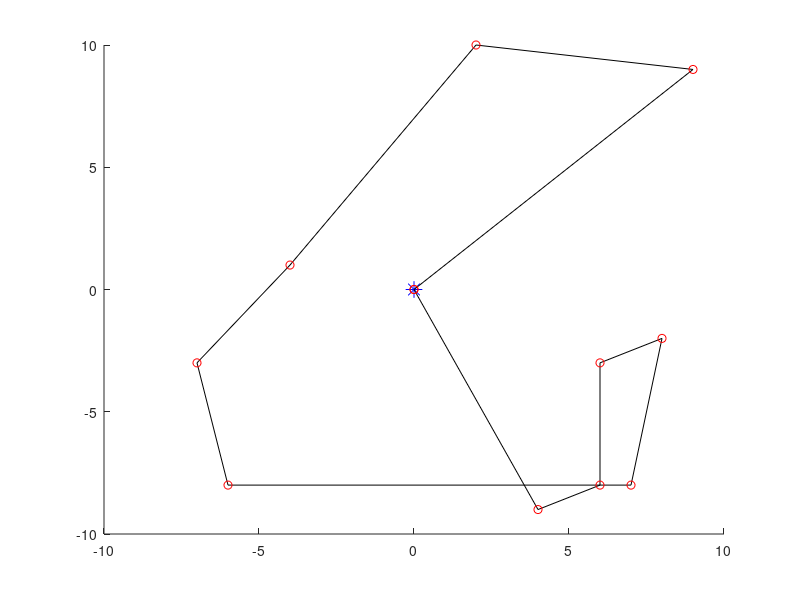
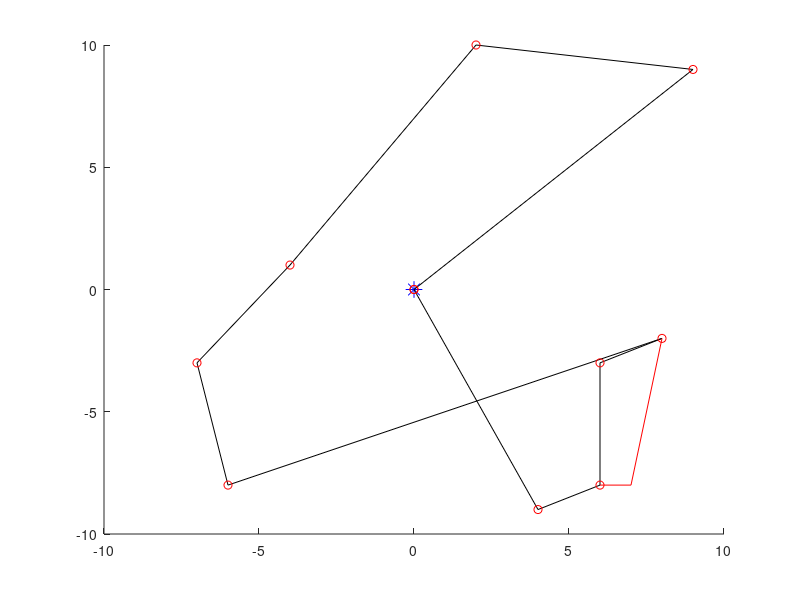
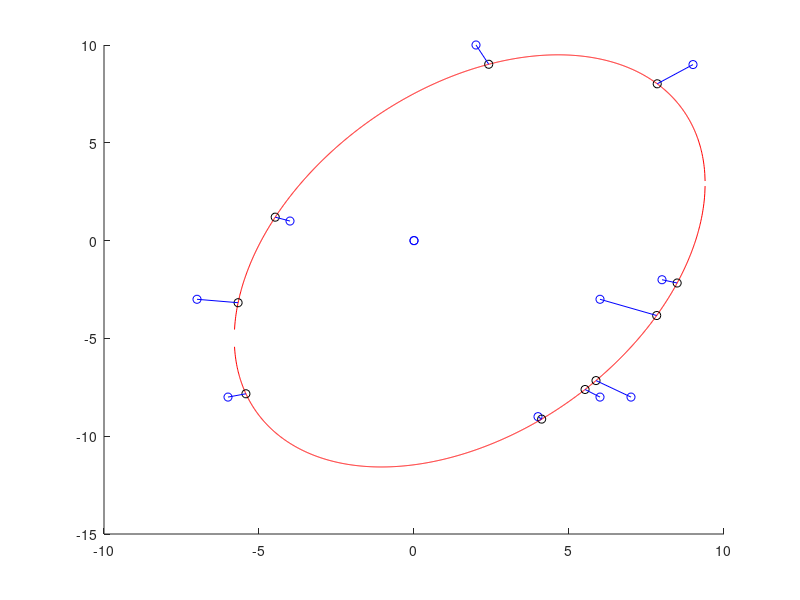

Here is the MATLAB script that generated these plots, in order: (Note: this script raises an error after producing the figures.)
function[] = TDRA( )
% This main function will execute the entirety of the Truck and Drone 
% routing algorithm. 

%%%
% When it comes to calculating the "travel time between two customers" we will 
% use the distance between the two nodes for trucks. When calculating the 
% travel time between two customers by UAV, we will use the distance but 
% divided by a speed factor of 1.5.
%%%

    % Variables 
    %      C0            Set of customer locations with depot as the starting
    %                     location where C0.x is the x location of the
    %                     customers and C0.y is the y locations of the
    %                     customers. 
    %       c            Number of customers
    %       U            Set of drones
    %       u            Number of drones
    % aafDistancesTruck  Travel times between two customers i & j by truck
    %     soln           Our representation of the solution where:
    %                      ansoln.Part1 represents the sequence of customers
    %                          visited by the truck
    %                      ansoln.Part2 represents the assignment of
    %                          customers to UAVs & also the sequence of
    %                          visits by each UAV
    %                      ansoln.Part3 represents the launch locations of
    %                          each UAV for every flight
    %                      ansoln.Part4 represents the reconvene locations of
    %                          each UAV for every flight
    %       Rmax         Maximum number of iterations that our heuristic
    %                      will run
    %       WeightInfo   The weight of each heuristic which serves as an
    %                      indicator of the performance of the heuristic

    
    
    
    % Generate customer locations
%     C0.x = (50 - -50)*rand(1, 4) + -50;
%     C0.y = (50 - -50)*rand(1, 4) + -50;
%     C0.x = [ 0 -10 0 0 ]; % we treat the first slot as the depot;
%     C0.y = [ 0 0 -10 -5 ];  % we treat the first slot as the depot;
%     C0.x = [ 0 randi([-10, 10], 1, 10) 0 ];
%     C0.y = [ 0 randi([-10, 10], 1, 10) 0 ];
    
    C0.x = [ 0 -4 -7 -6 4 6 2 9 8 7 6 0 ];
    C0.y = [ 0 1 -3 -8 -9 -3 10 9 -2 -8 -8 0];
    
% %          0  1  2  3  4  0   Customer ID
% %          1  2  3  4  5  6   Indices
%     C0.x = [ 0  8  6 -7  1  0 ];
%     C0.y = [ 0 -2 -3 -3  2  0 ];

%            0  1  2  3  4  5  6  0  Customer ID
%            1  2  3  4  5  6  7  8  Indices
%     C0.x = [ 0 -2 -3  2  2  7 -4  0 ]; 
%     C0.y = [ 0  4  1  4  3  1  3  0 ]; 

% 
%     C0.x = [0, 1, 2, 3, 3, 2, 1, 0 ]
%     C0.y = [0, 1, 1, 0.1, -1, -1, -1, 0]

%%%%%%%%%%%%%%%%%%%%%%%%Testing ellipse fitting %%%%%%%%%%%%%%%%%%%%%%%%
% Slanted ellipse
%     C0.x = [ 1, 2, 3, 4, 4.5, 5, 5.5, 6, 6, 5.7, 5.5, 5, 4, 3, 1, ...
%              -1, -3, -6, -7, -7.5, -7, -6, ...
%              -3, -2, -1, -4, -5];
%     C0.y = [ 7, 6, 5, 4, 3, 2, 0.5, -1, -1.5, -3.5, -4, -5, -5.3, -5.2, -4.5,...
%              8, 8, 7, 6, 4, 2, 0, ...
%              -2.5, -3, -3.5, -1.5, -1];
    

% Ellipse along x axis; This works well 
%     C0.x = [ -3, -2.5, -2, -1.5, -1, -.5, 0, .5, 1, 1.5, 2, 2.5, 3, -3, -2.5, -2, -1.5, -1, -.5, 0, .5, 1, 1.5, 2, 2.5, 3 ];
%     C0.y = [ 0.54, 1.06, 1.34, 1.52, 1.64, 1.71, 1.73, 1.71, 1.64, 1.54, 1.34, 1.06, .54, -0.54, -1.06, -1.34, -1.52, -1.64, -1.71, -1.73, -1.71, -1.64, -1.54, -1.34, -1.06, -.54 ];

% Ellipse along y axis
%     C0.x = [ 0 [ -2 : 0.5 : 2 ] [ -2 : 0.5 : 2 ] 0]
%     C0.y = [0 sqrt( 1 - (C0.x(1 : 9).^2)/4 ) [ -1*sqrt( 1 - (C0.x(10 : 18).^2)/4 ) ] 0 ]
    



    % Plot the customer locations
%     hold on
%     figure( 1 );
%     plot(0,0,'b*', 'MarkerSize', 12)
%     plot(C0.x, C0.y, 'bo')
%     hold off

    
    % Numbers of customers (excluding the depot) 
    c = length(C0.x) - 2;
    
    % Number of drones
    U = [1, 2];
    u = length(U);
    
    % Initial and final temperature (Inputs for SA)
    T0 = 90;
    TFinal = 0.01; 
    Beta_SA = 0.99;
    Imax = 20;
    
    % Calculate the distances between each all points
    % Here, our first row of the columns is how far our depot is from each 
    % of the customers. 
    aafDistances = calculateDistances(C0.x, C0.y);
    
    
    % Initialize solution data structure
    soln.anPart1 = zeros(1, length(C0.x));  % the Truck Route
    soln.anPart2 = [-1];  % Assignment of customers to UAVs
    soln.anPart3 = [-1];  % Launch locations of the UAVs
    soln.anPart4 = [-1];  % Reconvene locations of the UAVs
    
    
    % Generate initial solution s, to the STRPD based on SA
    s = simulatedAnnealing(c, aafDistances, soln, T0, TFinal, Beta_SA, Imax, u);
    
%%%%%%%%%%%%%%%%%%%%%%%%%%%%%%%%%%%%%%%%%%%%%%%%%%%%%%%%%%%%%%%%%%%%%%%%
    % Test plotting our path with drones
    % THis is correct btw
%     s.anPart1 = [ 0 4 2 3 0 ];
%     s.anPart3 = [ 2 -1 ];   % These indices refer to the cell number in part 1, so this is wrong. 
%     s.anPart2 = [ 1 -1 ];   % visits customer 1
%     s.anPart4 = [ 3 -1 ];   % returns to index 2 of s.anPart1 (which is customer 3)
% 
%     s.anPart1 = [ 0 4 3 1 2 0 ];    % MOST RECENT TEST
%     s.anPart3 = [ 1 -1 4 ];
%     s.anPart2 = [ 5 -1 6 ];
%     s.anPart4 = [ 3 -1 5 ]; 
    
%     s.anPart1 = [ 0 4 2 0 ];
%     s.anPart3 = [ 2 3 -1 ];   % These indices refer to the cell number in part 1, so this is wrong. 
%     s.anPart2 = [ 1 3 -1 ];   % visits customer 1
%     s.anPart4 = [ 3 4 -1 ];   % returns to index 2 of s.anPart1 (which is customer 3)

%     s.anPart1 = [ 0 4 2 0 ];
%     s.anPart3 = [ 2 -1 3 ];   % These indices refer to the cell number in part 1, so this is wrong. 
%     s.anPart2 = [ 1 -1 3 ];   % visits customer 1
%     s.anPart4 = [ 3 -1 4 ];   % returns to index 2 of s.anPart1 (which is customer 3)

%     s.anPart1 = [ 0 4 2 0 ];
%     s.anPart3 = [ 2 -1 3 ];   % These indices refer to the cell number in part 1, so this is wrong. 
%     s.anPart2 = [ 1 -1 3 ];   % visits customer 1
%     s.anPart4 = [ 3 -1 4 ];   % returns to index 2 of s.anPart1 (which is customer 3)
%%%%%%%%%%%%%%%%%%%%%%%%%%%%%%%%%%%%%%%%%%%%%%%%%%%%%%%%
%%%%%%%%%%%%%%%%%%%%%%%%%%%%%%%%%%%%%%%%%%%%%%%%%%%%%%%%%%%%%%%%%%%%%%%%

    % Plot the truck and drone route
    plot_route( C0, s, 1);
    
    
    % Initialize best solution, the rsult of the best solution, the 
    % iteration number, and the temperature
    s_best = s;
    fs_best = f(aafDistances, s_best, u);
    
    
    % Elliptical stuff
    solnOut = ellipticalCustomerAssignment( s_best, C0, u);
    
    % ALAN FIX THIS
    % The reason our plot isn't working too well is because for whatever
    % reason, the solnOut is choosing to return to a customer location that
    % is further away than the one it should be returning to . 
    hold on; 
    plot_route( C0, solnOut, 4)
    hold off; 
    
    f(aafDistances, solnOut, u)

    % This is line 4 of Algorithm 1: Outline of the TDRA
    solnTest = apply_heuristic_2_opt(solnOut, C0, aafDistances)

    WeightInfo = weight_init();

    Rmax = 10; 
    for iIter = 1 : Rmax
        nHeuristic = select_heuristic(WeightInfo);
    end
    
end

%%%%%%%%%%%%%%%%%%%%%%%%%%%%%%%%%%%%%%%%%%%%%%%%%%%%%%%%%%%%%%%%%%%%%%%%%%%
function[ ] = plot_route( C0, s, fig_num ) 
% plot_route will take in the customer locations & the initial solution
% produced via the Simulated annealing method. It will then plot the route 
% the truck will take. 
% Input 
%   C0      The locations of all the customers
%   s       The route we are plotting 
%   u       The number of drones 
%  fig_num  The number of the figure
% Output
%   

    % Variables
    %    a, b     Placeholder variables for the coordinates 
    %  nCustInd   counter to keep track of the customer indices 
    
    % Plot the truck route
    nCustInd = 2;
    a = [ 0 ]; 
    b = [ 0 ]; 
    
    % Fill in these a and b arrays
%     for i = s.anPart1( 2 : length(C0.x) - 1 )
    for i = s.anPart1( 2 : length(s.anPart1) - 1)
        a(nCustInd) = C0.x(i+1);
        b(nCustInd) = C0.y(i+1);
        nCustInd = nCustInd + 1; 
        a;
        b;
    end

    a(end + 1) = 0;
    b(end + 1) = 0;


        
    % Initialize the coords visited by the drones
    aanDrones = zeros(length(s.anPart2)-1, 6);
    
    C0;
    s; 
    % Fill in this matrix
    for iCustomer = 1 : length(s.anPart2)        
        if s.anPart2(iCustomer) == -1
            aanDrones( iCustomer, : ) = -1*ones(1, 6);
%             aanDrones = [ aanDrones ; -1*ones(1, 6) ]
            
        else
            aanDrones(iCustomer, 1) = C0.x(s.anPart1(s.anPart3(iCustomer)) + 1);
            aanDrones(iCustomer, 4) = C0.y(s.anPart1(s.anPart3(iCustomer)) + 1);

            aanDrones(iCustomer, 3) = C0.x(s.anPart1(s.anPart4(iCustomer)) + 1);
            aanDrones(iCustomer, 6) = C0.y(s.anPart1(s.anPart4(iCustomer)) + 1);

            aanDrones(iCustomer, 2) = C0.x(s.anPart2(iCustomer) + 1);
            aanDrones(iCustomer, 5) = C0.y(s.anPart2(iCustomer) + 1);
        end
    end
    
    
    
    % Plot the drone route
    aColors = ["r--", "b--", "g--", "k--", "m--"];
        
    % 
    aDimensions = size(aanDrones);
    
    % Plot this stuff
    figure(fig_num)
    hold on; 
    plot(0,0,'b*', 'MarkerSize', 12)
    plot(a, b, 'k-')
    plot(a, b, "ro")
    
    iDrone = 1; 
    for iRow = 1 : aDimensions 
        x = [ 0 ];
        y = [ 0 ]; 
        
        if aanDrones(iRow, 1) == -1
            iDrone = iDrone + 1; 
        else
            for iCol = 1 : 3
                x(iCol) = aanDrones(iRow, iCol);
                y(iCol) = aanDrones(iRow, iCol+3);
            end
            
            plot(x, y, aColors(iDrone));
        end
    end
    hold off; 
end

function[ aafDistances ] = calculateDistances( x, y )
% calculateDistances will calculate the distances between all the points 
%   on the graph
% INPUT
%   x, y   the x and y coordinates of the customers
% OUTPUT
%   aafDistances   An array of distances where D_ij is the distance between 
%                    house i and house j; this matrix should be symmetric

    % Variables
    %
    
    % Initialize the distances array
    aafDistances = zeros(length(x));
    
    % Calculate the distances
    for i = 1 : length(x)
        for j = 1 : length(x)
            aafDistances( i, j ) = sqrt( (x(i) - x(j))^2 + (y(i) - y(j))^2 );
        end
    end
    
end

function[ s_best ] = ...
    simulatedAnnealing( c, aafDistances, soln, T0, TFinal, Beta_SA, Imax, u)
% simulatedAnnealing function will take in an array of distances 
% and will generate a random TRP (traveling repairman problem).
% INPUT
%   c              The length of the soln
%  aafdistances    Array of distances between customers
%  soln            Data structure of solution
%   T0             The initial temperature
%   TFinal         The final temperature we want to approach
%  Beta_SA         The cooling schedule for our simulated annealing
%   Imax           The maximum number of iterations
%   u              The numebr of drones
% OUTPUT
%  s_best          Returns the best solution to the TRP 


    % Variables
    %  soln       Data structure with solutions parts 1, 2, 3, and 4 
    %     s       Solution to the TRP problem
    %  s_best     Best solution
    % fs_best     The result of the best solution7
    %     T       The current temperature of our simulated annealing
    

    % Initialize our current and final temperatures
    T = T0;     
    
    % Generate a ranomd TRP (Traveling Repairman Problem) 
    % randomly insert all customers into vector    
    soln.anPart1 = [ 0 randperm(c) 0 ];
    s = soln; % create duplicate of soln for comparison
    
    % Initilaize the best solution and the best result 
    s_best = s;
    fs_best = f(aafDistances, s, u); 
    
    sPrime = soln;
    
    % Run the simulated annealing process
    while T > TFinal
        for i = 1 : Imax 
            % Find neighbor to s
            sPrime.anPart1 = neighbor(s);
            

            
            % Check if neighbor is better than current solution 
            diff = fs_best - f(aafDistances, sPrime, u);
            
            % Check if neighbor is better
            if f(aafDistances, sPrime, u) < f(aafDistances, s_best, u)
                s_best.anPart1 = sPrime.anPart1;
                fs_best = f(aafDistances, sPrime, u); 
            end
            
            % Boltzmann probability time babbbyyyy
            if rand() < exp(-abs(diff) / T)
                s.anPart1 = sPrime.anPart1;
            end
            
        end
        
        % Cooling schedule
        T = Beta_SA * T; 
    end
    
    
    
end

function[ solnOut ] = ellipticalCustomerAssignment( solnIn, C0, k )
% The ellipticalCustomerAssignment heuristic function will take in a soln
% and then will return another solution. 

% INPUT
%  solnIn      This is the input solution
%  C0          The locations (coordinates) of the customers
%  k           Number of drones
% OUTPUT
%  solnOut     This is the output solution

    % VARIABLES
    %    D        The design matrix
    %    C        The constraint matrix
    %    S        Scatter matrix
    %    V        Matrix with columns being the eigenvectors
    %    D        Matrix where diagonals are eigenvalues
    %    g        Anonymous function for distance from point to conic
    %    h        Anonymous function for distance between two points
    % aVectorScaled  The parameters that create our ellipse
    % anSortedTruckCustomers   Vector of truck customers sorted by distance
    %                          to ellipse
    % aafDistances  Get the distances between all the points
    
    
    % Create matrix of distances
    aafDistances = calculateDistances(C0.x, C0.y);
    
    % Assign initial variables 
    solnOut = solnIn; 
    fSolnOut = f( aafDistances, solnIn, k);
    
    % Fit an ellipse to C0 
    % First create our design matrix
    D = zeros(length(C0.x) - 1, 6);
    for iRow = 1 : length(C0.x) - 1
        D( iRow, 1 ) = (C0.x(iRow))^2;
        D( iRow, 2 ) = C0.x(iRow) * C0.y(iRow);
        D( iRow, 3 ) = (C0.y(iRow))^2;
        D( iRow, 4 ) = C0.x(iRow);
        D( iRow, 5 ) = C0.y(iRow);
        D( iRow, 6 ) = 1;
        

    end
    
    
    % Next our constraint matrix
    C = zeros(6); 
    C(1, 3) = 2;
    C(3, 1) = 2;
    C(2, 2) = -1; 
    
    % Create scatter matrix
    S = D' * D;
    
    % Find our eigenvalues and eigenvectors
    [ eigenvector, eigenvalue ] = eig( S, C );
    
    % Find the smallest eigenvalue
    fMinDiag = inf;
    for iDiagonal = 1 : 6
        if eigenvalue(iDiagonal, iDiagonal) > 1e-6 && eigenvalue(iDiagonal, iDiagonal) < fMinDiag
            iMinDiag = iDiagonal;
            fMinDiag = eigenvalue(iDiagonal, iDiagonal);
        end
    end
    
    
    % Scale the parameters so that a'C*a = 1
    aVector = eigenvector( :, iMinDiag );
    fScaling = aVector' * C * aVector;
    aVectorScaled = aVector / sqrt(fScaling);
        
    
    % This function gives us the algebraic distance of any point (x, y)
    % from the conic. 
    g = @( a, x, y) (a(1)*x.^2 + a(2).*x.*y + a(3)*y.^2 + a(4)*x + a(5)*y + a(6));
    
    
    % Create functions from the quadratic formulas    
    fplus  = @(a, x) ( -(a(2)*x + a(5)) + sqrt( (a(2)*x + a(5)).^2 - 4*a(3)*(a(1)*x.^2 + a(4)*x + a(6)) ) ) / (2*a(3));
    fminus = @(a, x) ( -(a(2)*x + a(5)) - sqrt( (a(2)*x + a(5)).^2 - 4*a(3)*(a(1)*x.^2 + a(4)*x + a(6)) ) ) / (2*a(3));
    
    
    % Create array of points
    afXData = [ min(C0.x) - 10 : 0.01 : max(C0.x) + 10 ];
    % Check to see if the x and y are imaginary
    counter = 1;
    for x = afXData
        if isreal(fplus( aVectorScaled, x )) && fplus( aVectorScaled, x) ~= 0
            afXGoodData(counter) = x;
            afYDataPositive(counter) = fplus( aVectorScaled, x ); 
        end
        
        if isreal(fminus( aVectorScaled, x )) && fminus( aVectorScaled, x) ~= 0
            afYDataNegative(counter) = fminus( aVectorScaled, x );
        end
        
        if isreal(fminus( aVectorScaled, x )) && isreal(fplus( aVectorScaled, x ))
            counter = counter + 1; 
        end
        
        
    end
               
    
    % Plot the points
    figure(12345)
    hold on; 
    plot(C0.x, C0.y, 'bo')
    plot(afXGoodData, afYDataPositive, 'r-')
    plot(afXGoodData, afYDataNegative, 'r-')
    

    
    % Given a customer point (xi, yi), find the point (x, y) on an ellipse
    % that minimizes the distance between (xi, yi) and (x, y)
    
    % Set the max number of iterations, the threshold
    % for convergence
    nMax = 30; 
    fThreshold = 10^(-6);
    
    % Hard code the function and its jacobian
    h = @(x, y, lambda, xi, yi, a) ...
        [ 2*x - 2*xi + 2*a(1)*x*lambda + a(2)*lambda*y + a(4)*lambda; 
          2*y - 2*yi + a(2)*lambda*x + 2*a(3)*lambda*y + a(5)*lambda; 
          a(1)*x^2 + a(2)*x*y + a(3)*y^2 + a(4)*x + a(5)*y + a(6) ];

    h_jacobian = @(x, y, lambda, xi, yi, a) ...
        [ 2 + 2*a(1)*lambda, a(2)*lambda, 2*a(1)*x + a(2)*y + a(4); 
          a(2)*lambda, 2 + 2*a(3)*lambda, a(2)*x + 2*a(3)*y + a(5); 
          2*a(1)*x + a(2)*y + a(4), a(2)*x + 2*a(3)*y + a(5), 0 ];
      
   % Initialize ellipse points
   afEllipse.x = [];
   afEllipse.y = [];
   
   % Initialize vector of distances
   afDistanceFromEllipse = zeros(1, length(C0.x)-2); 
    
   %Instead of iterating through the length of the arrays, iterate through   
   for nCustomer = solnIn.anPart1(2 : end - 1)
       % Set initial guess
       %                  x                y        lambda
       afGuess = [ C0.x(nCustomer + 1); C0.y(nCustomer + 1); 0 ]; 
       
       
       % Get the unknowns
       [ ae_vals, j, aUnknowns ] = ... 
           newtons_method( nMax, afGuess, fThreshold, h, h_jacobian, aVectorScaled, C0, nCustomer+1);
       
       % Plot the point on the ellipse
       plot(aUnknowns(1, j-1), aUnknowns(2, j-1), 'ko')
       
       % Store the ellipse point
       afEllipse.x = aUnknowns(1, j-1);
       afEllipse.y = aUnknowns(2, j-1); 
       
       % Calculate the distance between customers and closest pt on ellipse
       afDistanceFromEllipse( nCustomer ) = sqrt( (afEllipse.x(end) - C0.x(nCustomer+1))^2 + ...
           (afEllipse.y(end) - C0.y(nCustomer+1))^2 );
       
       % Plot those thangs 
       plot( [ C0.x(nCustomer+1); afEllipse.x ], [C0.y(nCustomer+1); afEllipse.y], 'b-' )
%        [ C0.x(nCustomer); afEllipse.x ]
% %        for i = 1 : length(C0.x)
% %            plot( [ C0.x(nCustomer+1); afEllipse.x(nCustomer) ], [C0.y(nCustomer+1); afEllipse.y(nCustomer)], 'b-' )
% %        end
% %        hold off; 
             
              % Final Output Lines
%        fprintf("\n")
%         fprintf("Final Output Line for Part (a)\n")
%         fprintf("Current k    |      e^(k+1)     |      x^(k+1)\n" );
%         fprintf("  %4d       |   %10.10f   |   [ %2.6f ; %2.6f; %2.6f ]   \n", k-2, ae_vals(k-1), aUnknowns(1, k-1), aUnknowns(2, k-1), aUnknowns(3, k-1))
       
   end
    
   hold off;
   
   
   % Sort the customer in descending order from distance to the ellipse
   [ afSortedDistances, anSortedTruckCustomers ] = sort( afDistanceFromEllipse, 2, "descend" );

   afSortedDistances;
   
   
   % Get the distance matrix (the distances between all the points)
   aafDistances = calculateDistances(C0.x, C0.y); 
   
   
    % Now we start looping until no feasible position is available for
    % customers in the list for re-insertion in UAV routes
%     feasible = 1;  %
%     temp_counter = 0;     % this temporary counter will eventually be removed, 
                          % it is taking place of the feasibility thing
           
    bDone = 0;


    
% if for one iteration of the repeat loop, doesn't improve. 


    while ~bDone 
        % Initialize the "previous" best waiting time
        fTotalWaitingTimePrev = fSolnOut; 

        for i = 1 : length(anSortedTruckCustomers)           
            % Store the index of customer i in anSortedTruckCustomers
            jCust = anSortedTruckCustomers(i);  % customer index at index i in anSortedTruckCustomers
            
            % Select customer c_j in the list & remove it from truck route
            solnRemovedCustomer = soln_remove_truck_customer(solnIn, jCust);

%             %%%%% TEMPORARY STUFF REMOVE AFTER TESTING %%%%%
%             solnIn.anPart1 = [0 10 9 8 7 3 5 6 0];
%             solnIn.anPart3 = [ 1 6 -1 2 3 6];
%             solnIn.anPart2 = [11 1 -1 12 4 2];
%             solnIn.anPart4 = [3 7 -1 3 6 7];
%             solnIn
%             jCust = 8  % This is the customer we will be removing
%             %%%%% TEMPORARY STUFF REMOVE AFTER TESTING %%%%%
            
            % Check all potential positions in truck route
            for iTruckStop = 2 : length(solnIn.anPart1) - 1
                % Insert the customer in the truck route
                insertedTruckSoln = ...
                    soln_insert_truck_customer(solnRemovedCustomer, jCust, iTruckStop);
                
                
                % Check feasibility 
                % Totally checking feasibility, yep looks super great
                bFeasible = check_feasibility(insertedTruckSoln);           
                
                % Calculate the total waiting time
                fTruckInsertionWaitingTime = f( aafDistances, insertedTruckSoln, k ); 

                % Compare this s to our original s_out
                if bFeasible && (fTruckInsertionWaitingTime < fSolnOut)
                    solnOut = insertedTruckSoln; 
                    fSolnOut = fTruckInsertionWaitingTime; 
                end
            end

            % Intialize feasibility for inserting customer into drone
%             bFeasible = 1;  
            
            indexindexindex = 1;
            % Check all potential positions in drone route
            for iDrone = 1 : k
                for iStopLeave = 1 : length(solnRemovedCustomer.anPart1)
                    for iStopReturn = iStopLeave + 1 : length(solnRemovedCustomer.anPart1)
                        % Insert the customer in the truck route
                        insertedDroneSoln = ... 
                            soln_add_drone_customer(solnRemovedCustomer,...
                            jCust, iDrone, iStopLeave, iStopReturn);

                        % Check feasibility
                        bFeasible = check_feasibility(insertedDroneSoln, C0, aafDistances);

                        % Let's check what it looks like
%                         hold on; 
%                         plot_route( C0, insertedDroneSoln, indexindexindex)
%                         hold off;
                        
                        % Calculate the total waiting time
                        % note: when calculating wait times, we are using
                        % the CURRENT soln.anPart1 
                        fDroneInsertionWaitingTime = f( aafDistances, insertedDroneSoln, k); 

                        % Compare this to the solnOut
                        if bFeasible && (fDroneInsertionWaitingTime < fSolnOut)
                            solnOut = insertedDroneSoln; 
                            fSolnOut = fDroneInsertionWaitingTime; 
                        end

                        indexindexindex = indexindexindex + 1; 
                    end
                end
            end
        end % here here here


        % Remove the customer from the list
        anSortedTruckCustomers(1) = []; 


        % right here
        if fTotalWaitingTimePrev <= fSolnOut 
            bDone = 1; 
        end
    end

end

function[ ae_vals, k, aUnknowns ] = ...
    newtons_method( nMax, afGuess, fThreshold, h, h_jacobian, a, C0, iCustomer )
% Newton's method will approximate the roots of our function h. For this
% particular problem, h is the gradient of our distance formula. 
% Input
%   nMax               The maximum number of iterations
%   afGuess            Our initial guess
%   fThreshold         The threshold for convergence
%   h                  The function we are trying to find the root of 
%   h_jacobian         The jacobian of function h
%   aVectorScaled      The paramters we found to create our ellipse
%   C0                 Our set of customers
%   iCustomer          The current customer we are at
% Output
%   ae_vals            Array of error values
%   k                  Number of iterations
%   aUnknowns          Array of unknowns we are trying to find

    % Local Variables
    %  k           Number of iterations it took to converge
    %  e           The error value
    %  xi          x coordinate of the customers
    %  yi          y coordinate of the customers
    
    % Initialize k values and error value e
    k = 1; 
    e = 99;   % absurd error value
    
    % Create variables for the x and y coordinates of the customers
    xi = C0.x(iCustomer); 
    yi = C0.y(iCustomer); 
    
    % Initialize vector to hold the updating x, y, and lambda values and
    % vector for e values
    aUnknowns = zeros(3, nMax); 
    ae_vals = zeros(1, nMax); 
    aUnknowns(:, 1) = afGuess; 
    ae_vals(1) = e; 
    
    % Run Newton's Method for the vector case
    while k < nMax + 2 && ae_vals(k) > fThreshold
        aUnknowns(:, k+1) = aUnknowns(:, k) - ... 
            h_jacobian(aUnknowns(1, k), aUnknowns(2, k), aUnknowns(3, k), xi, yi, a) \ ...
            h(aUnknowns(1, k), aUnknowns(2, k), aUnknowns(3, k), xi, yi, a ); 
        
        % Calculate the error
        ae_vals(k+1) = norm( aUnknowns(:, k+1) - aUnknowns(:, k) );
        
        % Print k, the error and the value
%         fprintf("Current k    |      e^(k+1)     |      x^(k+1)\n" );
%         fprintf("  %4d       |   %10.10f   |   [ %2.6f ; %2.6f; %2.6f ]   \n", k-1, ae_vals(k+1), aUnknowns(1, k+1), aUnknowns(2, k+1), aUnknowns(3, k+1))
        
        % Update k 
        k = k + 1; 
    end
end

function[ solnOut ] = soln_remove_truck_customer(solnIn, jCust)
% The soln_remove_truck_Customer function takes in a solution structure and
% the customer j that we will be removing from the truck route. It will
% first loop over soln.anPart1 to find jCust. Then it will "remove him" by
% esentially shifting everyone in solnIn.anPart1 after him down by 1. 
% Input
%  solnIn     The solution we are currently working with
%  jCust      The customer we will be removing from part 1 of solnIn
% Output
%  solnOut    The resulting solution

    % Local variables
    %  iCustomer     counter variable to keep track of the customer index
    %  
    
    % Loop over soln.anPart1 to find jCust
    for iCustomer = 1 : length(solnIn.anPart1)
        if solnIn.anPart1(iCustomer) == jCust
            jCustIndex = iCustomer; 
        end
    end
    
    % Remove jCust and shift everyone down
    solnIn.anPart1(jCustIndex) = [];
    solnIn.anPart1;

    % Shift things in part 3 and part 4 that are after the removal slot
    % down by 1
    nDroneCounter = 1; 
    for nIndex = 1 : length(solnIn.anPart3)
        if solnIn.anPart3(nIndex) < 0
            nDroneCounter = nDroneCounter + 1;
            
        else
            if solnIn.anPart3(nIndex) > jCustIndex  % "if it comes after"
                solnIn.anPart3(nIndex) = solnIn.anPart3(nIndex) - 1;  
            end
            
            if solnIn.anPart4(nIndex) > jCustIndex
                solnIn.anPart4(nIndex) = solnIn.anPart4(nIndex) - 1; 
            end
        end
    end
    
    % Return the solnOut
    solnOut = solnIn; 
  
end

function[ solnOut ] = soln_insert_truck_customer(solnIn, jCust, iStop)
% The soln_insert_truck_customer method will take in the solution, the
% jCustomer we will be inserting, and the place where the truck will be
% inserted. 
% Inputer
%    solnIn    The input solution
%    jCust     the customer that will be inserted
%    iStop     Where the truck will be placed

    % Local Variables
    %
    
    % Initialize the out solution 
    solnOut = solnIn;
    
    % First insert values 1 to iStop - 1
    solnOut.anPart1 = solnIn.anPart1(1 : iStop - 1);
    
    % Next insert jCust
    solnOut.anPart1(iStop) = jCust; 
    
    % Next insert the remaining values iStop to the end of the array
    solnOut.anPart1 = [ solnOut.anPart1 solnIn.anPart1(iStop : end)]; 
    
    % Update anPart3 and anPart4
    nDroneCounter = 1; 
    for nIndex = 1 : length(solnIn.anPart3)
        if solnIn.anPart3(nIndex) < 0
            nDroneCounter = nDroneCounter + 1; 
        else
            if solnIn.anPart3(nIndex) >= iStop
                solnOut.anPart3(nIndex) = solnIn.anPart3(nIndex) + 1; 
            end
            
            if solnIn.anPart4(nIndex) >= iStop
                solnOut.anPart4(nIndex) = solnIn.anPart4(nIndex) + 1; 
            end
        end
    end             
end

function[ solnOut ] = ...
    soln_add_drone_customer(solnIn, jCust, iDrone, iStopLeave, iStopReturn)
% soln_add_drone_customer will take in the current solution data structure,
% the customer we will be including, the drone that will be delivering to
% it as well as where the drone will be departing from and arriving to. 
% Input
%  solnIn       Current solution
%  jCust        Customer we are inserting
%  iDrone       The drone that will be delivering to that customer
%  iStopLeave   The index from which the drone will be leaving (based off
%                of the indices from soln.anPart1) 
%  iStopReturn  The index where the drone will be returning (also based off
%                of the indices from soln.anPart1)

% Output
%  solnOut      The resutling solution. 

    % Local variable
    % iPart3Drone     The drone we are currently looking at in part 3
    
    
    % Find the drone we are looking for in solnIn.anPart3
    iPart3Drone = 1;                   
    nDroneCounter = 1;
    
    % Initialize the solnOut
    solnOut = solnIn; 
    
    while (nDroneCounter ~= iDrone)
        % If we hit a separator (-1) increment the drone
        if (solnIn.anPart3(iPart3Drone) == -1)
            nDroneCounter = nDroneCounter + 1; 
        end
        iPart3Drone = iPart3Drone + 1; 
    end
    
    
    % Look for where iStopLeave fits in solnIn.anPart3 (start from
    % iPart3Drone)
    bPlaced = 0;
    iLeavePlacement = iPart3Drone; 
    while (~bPlaced)        
        % In the case that we want to assign drone n a customer, but there
        % are currently no drone n customers
        if iLeavePlacement > length(solnIn.anPart3)
            % Insert placeholder slot
            solnOut.anPart3(end + 1) = 0;
            solnOut.anPart2(end + 1) = 0; 
            solnOut.anPart4(end + 1) = 0; 
        end
                    
        if (solnOut.anPart3(iLeavePlacement) < iStopLeave)
            % Then we place it in index iLeavePlacement
            bPlaced = 1; 
            
        else
            % We iterate through
            iLeavePlacement = iLeavePlacement + 1; 

        end
    end
    
    
    % Shift oclumns in Part 3 up by 1
    % Shift the columns at & abova where it goes to the right by 1
    solnOut.anPart3 = solnIn.anPart3(1 : iLeavePlacement - 1); 
    
    % Insert the index it will be leaving from
    solnOut.anPart3(iLeavePlacement) = iStopLeave;
    
    % Insert the remaining values iStopLeave to the end of the array
    solnOut.anPart3 = [ solnOut.anPart3 solnIn.anPart3(iLeavePlacement : end) ];
    
    % ----
    % Shift columns in Part 2 up by 1
    % Shift the columns at & abova where it goes to the right by 1
    solnOut.anPart2 = solnIn.anPart2(1 : iLeavePlacement - 1);
    
    % Insert the customer jCust
    solnOut.anPart2(iLeavePlacement) = jCust; 
    
    % Insert the remaining values iStopLeave to the end of the array
    solnOut.anPart2 = [ solnOut.anPart2 solnIn.anPart2(iLeavePlacement : end) ]; 
    
    
    % ----
    % Shift the columns in Part 4 up by 1
    % Shift the columns at & above where it goes to the right by 1
    solnOut.anPart4 = solnIn.anPart4(1 : iLeavePlacement - 1);

    % Insert the customer return index
    solnOut.anPart4( iLeavePlacement ) = iStopReturn; 
    
    % Insert the remaining values iStopLeave to the end of the array
    solnOut.anPart4 = [ solnOut.anPart4 solnIn.anPart4(iLeavePlacement : end) ];       
end

function[ sPrime ] = neighbor( soln )
% The neighbor function will implement the well-known 2-opt method for
% creating neighbors for our current solution s. Here, we must note that
% our 2-opt method will switch two customers within the vector of Parts 1
% and 2. The customers are selected randomly. Our 2-opt is a local search
% heuristic.

% INPUT
%   soln       Current solution data structure.
% OUTPUT
%  sPrime      A neighbor to input solution soln

    % Variables
    %    sPrime    The soln.anPart1 which is the neighbor to our original 
    %                soln.anPart1  
    %  randIndex1  The index of the customer that will be switched out from
    %                part 1 of the soln data structure
    %  randIndex2  The index of the customer that will be switched out from
    %                part 2 of the soln data structure. 
    %    nTemp     A temporary variable that holds the customer at index 
    %                randIndex1
    
    
    % Randomly pick two customer indices from anPart1 
    randIndex1 = -1;
    randIndex2 = -1;
    
    % Make sure that we don't pick the same two indices
    while randIndex1 == randIndex2
        randIndex1 = randi([2, length(soln.anPart1)-1]);
        randIndex2 = randi([2, length(soln.anPart1)-1]); 
    end
    
%     fprintf("Before switching: \n")
%     soln.anPart1
    
    % Switch their positions in soln.anPart1
    nTemp = soln.anPart1(randIndex1);
    soln.anPart1(randIndex1) = soln.anPart1(randIndex2);
    soln.anPart1(randIndex2) = nTemp; 
    
% %     fprintf("after switching: \n")
%     soln.anPart1
    
    % Return the new neighbor to the input solution
    sPrime = soln.anPart1;
    
end

function[ bValid ] = check_flight_validity( aafDistances, nLeaving, nVisiting, nReturning ) 
% Check flight validity will take a matrix of distances, as well as the
% leaving, visiting, and returning nodes of a drone flight path. It will
% then determine if the flight distance of the drone falls within
% parameters. 

% Input
%   aafDistances    Matrix of distances between customer nodes
%   nLeaving        The node from which the drone will be leaving
%   nVisiting       The customer node which the drone visits
%   nReturning      The cusotmer that the drone returns to 
% Output
%   bValid          Boolean variable that determines whether the flight
%                       path is valid

    % Variables
    % maxDistance   The maximum flight distance a drone can fly
    % alpha         The factor by which the flight distance is divided to
    %                 account for drone speed
    % a             Distance from departure to the customer
    % b             Distnace from the customer to the returning depot
    % fDrone Distance   The total "distance" flown by the drone
    

    % Initialize max flight distance, alpha, and boolean valid variable
    maxDistance = 10; 
    alpha = 1.5;
    bValid = 1; 
    
    % Calculate the distance from departure to the customer
    a = aafDistances(nLeaving+1, nVisiting+1); 

    % Calculate the distance from the customer to the returning
    b = aafDistances(nVisiting+1, nReturning+1); 

    % Total drone distance 
    fDroneDistance = (a+b)/alpha; 

    if fDroneDistance > maxDistance
        bValid = 0; 
    end
end

function[ fTotalWaitTime ] = f( aafDistances, soln, k)
% This function f is our wait time function. In this case, we treat
%  the time = distance for our trucks and we calculate the time for the 
%  drones using a speed factor of 1.5

% INPUT
%   aafDistances    Array of floats containing the distances between custs.
%   soln            Data structure of solutions in parts 1, 2, 3 and 4 
%   k               Number of drones
% OUTPUT
%   fTotalWaitTime  Float of total wait time 
    

    % Variables
    %   alpha         Our speed factor for the drones. 
    %   aSoln         Current solution
    
    
    % Initialize constants
    alpha = 1.5;
    
    
    % Create temporary list of customers
    anCustomers = soln.anPart1;
    
    % Create vector arrival and departure times for drones and trucks
    aafDroneArrivalTime = zeros(k, length(aafDistances));
    aafTruckArrivalTime = zeros(1, length(aafDistances));
    aafTruckDepartureTime = zeros(1, length(aafDistances));
    
    % Calculate the total wait time for the truck customers
    iPrevious = 1; 
    for iCustomerIndex = 2 : length(soln.anPart1) % Here iCustomerIndex = 1 & = length(soln.anPart1) are the nodes 
        iDrone = 1; % Initialize drone counter
        
        % Calculate the arrival time of the truck to this node        
%         aafTruckArrivalTime(anCustomers(iCustomerIndex) + 1) = ...
%             aafDistances( anCustomers(iCustomerIndex - 1) + 1, anCustomers(iCustomerIndex) + 1 ) ...
%           + aafTruckArrivalTime( anCustomers(iCustomerIndex - 1) + 1);
        aafTruckArrivalTime(anCustomers(iCustomerIndex) + 1) = ...
            aafDistances( anCustomers(iCustomerIndex - 1) + 1, anCustomers(iCustomerIndex) + 1 ) ...
          + aafTruckDepartureTime( anCustomers(iCustomerIndex - 1) + 1);
        
%         "Put this arrival times in aafTruckDepartureTimes and vector and 
%          then update them if they have a drone approaching that same
%          node. So that if there is no drone going towards customer at
%          iCustomerIndex, then they already have something in their truck
%          arrival time vector. That is, we are assuming that no customer
%          has a drone delivering to them. 
%          NOTE: ASSUME INSTANTANEOUS ARRIVAL AND DEPARTURE
        aafTruckDepartureTime(anCustomers(iCustomerIndex) + 1) = ...
            aafTruckArrivalTime(anCustomers(iCustomerIndex) + 1);
        

        
        for iReconveneIndex = 1 : length(soln.anPart4)
            
            % Check if we have an "X" there
            if soln.anPart4(iReconveneIndex) == -1
                iDrone = iDrone + 1;
            end
            
            % Get the arrival time of the drones
            if iCustomerIndex == soln.anPart4(iReconveneIndex) % This means there is a drone flying to this point

                % calculate distance from departure node to customer node
                a = aafDistances( anCustomers(soln.anPart3(iReconveneIndex)) + 1, soln.anPart2(iReconveneIndex) + 1);
                
                % Calculate distance from customer node to arrival node
                b = aafDistances( soln.anPart2(iReconveneIndex) + 1, anCustomers(soln.anPart4(iReconveneIndex)) + 1);
%                 b = aafDistances( soln.anPart2(iReconveneIndex) + 1, anCustomers(soln.anPart4(iReconveneIndex) + 1) );

                
                aafDroneArrivalTime(iDrone, anCustomers(soln.anPart4(iReconveneIndex)) + 1) = (a + b)/alpha;
                
                %%%% WORKS TILL HERE %%%%
                
                % if Truck is there before the drone, it must wait
                if aafTruckArrivalTime(anCustomers(iCustomerIndex) + 1) < ... 
                        max (aafDroneArrivalTime( :, anCustomers(iCustomerIndex) + 1 ) ) ...
                        + aafTruckDepartureTime(anCustomers(iPrevious) + 1) % added this addition bit

                    aafTruckDepartureTime(anCustomers(iCustomerIndex) + 1) = ...
                        max (aafDroneArrivalTime( :, anCustomers(iCustomerIndex) + 1) ) + ...
                        aafTruckDepartureTime(anCustomers(iPrevious) + 1);
                    % do we need to add everything up to this point to the
                    % distance traveled by the drone??
                elseif aafTruckArrivalTime(anCustomers(iCustomerIndex) + 1) > max( aafDroneArrivalTime( :, iCustomerIndex) )
                    % If the drone is there before the truck
                    aafTruckDepartureTime(anCustomers(iCustomerIndex) + 1) = aafTruckArrivalTime( anCustomers(iCustomerIndex) + 1);
                end
                    
            end
            
        end
       iPrevious = iPrevious + 1;  
    end
    
    
    % Get the total waiting time 
    fTotalWaitTime = aafTruckDepartureTime( soln.anPart1(end - 1) + 1 ); 


%     %% NOTES
%     % WE MIGHT HAVE TO CREATE IF STATEMENT FOR WHAT TO RETURN. For example,
%     % if the last customer is visited by a drone and arrives there before
%     % the truck, we are not interested in waiting for the truck to get
%     % there (since our drone would have already delivered to the customer).
%     %   In this case we don't want to return the aafTruckDepartureTime. 
% 
%     % Potential Fix: in the case that we visit a customer and the drone
%     % gets there faster, IF there is a customer to visit afterwards, THEN
%     % we choose the higher time. ELSE (last customer), we take the minimum.
%     % Look at the picture titled "ECA_fig1"

end

function[ bFeasible ] = check_feasibility( solnIn, C0, aafDistances )
% This function will check the feasibility of the solution that is passed 
% in. It will check that several requirements are satisfied: 
% FOR DRONES: 
% - Travel distance for each drone <= max
% - Leaving stop of drone (part 3) < returning stop of drone (part 4)**
% - No overlapping drone trips (we don't give a drone in the air a delivery)
%       - for each slot in part 4, make sure entry in slot+1 of part 3 is 
%         >= the part 4 value
% GENERAL: 
% - Make sure each customer is delivered to 
% - Battery pack availability/battery life for consecutive trips
% - No out and back trips (covered by **) (part3 == part4)
% TRUCK: 
% - truck must start and end at the depot
% Input
%  solnIn         Input solution
%  C0             The customer locations
%  aafDistances   The distances between customer nodes
% Output
%   bFeasible  Boolean value that is true if the solution is feasible; 
%               false otherwise

    % Local variables
    %  maxDistance     The max distance a drone can fly
    %  alpha           Drone flight multiplier constant
    %  fDroneDistance  The distance flown by a specific drone

    % Initialize drone flight multiplier constant
    alpha = 1.5;

    % Initialize maxDistance variable
    maxDistance = 10; 
    
    % Initialize bFeasible to true
    bFeasible = 1; 

    % Create variable for all of the customers
    anCustomers = solnIn.anPart1; 

    % Make sure that drone isn't traveling back and forth
    iCustIndex = 1; 
    while iCustIndex <= length(solnIn.anPart3) && bFeasible
        if (solnIn.anPart3(iCustIndex) == solnIn.anPart4(iCustIndex) && solnIn.anPart3(iCustIndex) ~= -1)
            bFeasible = 0; 
        end

        if (solnIn.anPart3(iCustIndex) == 1 && (solnIn.anPart4(iCustIndex) == length(solnIn.anPart1)))
            bFeasible = 0; 
        end
        iCustIndex = iCustIndex + 1; 
    end

    % Make sure that the travel distance for each drone is not too far
    i = 1; 
    while i <= length(solnIn.anPart3) && bFeasible
        fDroneDistance = 0; 
        if (solnIn.anPart3(i) ~= -1)
            % Here, we will do the drone flight distance calculation the
            % way we did it in the f() function. 

            % Calculate the distance from departure to the customer
            a = aafDistances( anCustomers(solnIn.anPart3(i)) + 1, solnIn.anPart2(i) + 1); 

            % Calculate the distance from the customer to the arrival
            b = aafDistances( solnIn.anPart2(i) + 1, anCustomers(solnIn.anPart4(i)) + 1); 

            % Total Drone distance
            fDroneDistance = (a+b)/alpha;
        end

        if fDroneDistance > maxDistance
            bFeasible = 0; 
        end
        i = i+1; 
    end
end

% Heuristics
function[ WeightInfo ] = weight_init()
% The weight_init() function will initialize the weights of all the
% heuristics available to us and return a structure that keeps track of
% scores, times, weights, gammas, and segments. 

% Input
% 

% Output
%   WeightInfo          The variable WeightInfo is a data structure with
%                        the following attributes: 
%
%    WeightInfo.afScores  : pi vector which represents the heuristic scores
%    WeightInfo.anTimes   : theta vector which represents the number of
%                            times each heuristic was used 
%    WeightInfo.aafWeights: w_q,l array which represents the weight of
%                            heuristic q (col) used in segment l (row)
%    WeightInfo.fGamma    : a coefficient between 0 and 1 used to balance
%                            between the value of earlier weights and the
%                            new normalized scores
%         .nSegmentCounter: current l 

    % Variables
    %   numHeuristics      The current number of heuristics implemented in
    %                       the code; 

    % Number of heuristics
    numHeuristics = 2; 
    
    % Initialize WeightInfo
    WeightInfo.afScores = zeros(1, numHeuristics); % 2 heuristics 
    WeightInfo.anTimes = zeros(1, numHeuristics); 
    WeightInfo.aafWeights(1, :) = (1/numHeuristics) * ones(1, numHeuristics); 
    WeightInfo.fGamma = 0.2; 
    WeightInfo.nSegmentCounter = 1; 
    
end

function[ nHeuristic ] = select_heuristic( WeightInfo ) 
% The select_heuristic function will take in a WeightInfo variable with a
% structure with the attributes: scores, times, weights, gamma, and segment
% counter. It will calculate the probabilities of the heuristic being
% selected using the WeightInfo.aafWeights attribute. 

% Input
%  WeightInfo       Structure with attributes afScores, anTimes,
%                    aafWeights, fGamma, and nSegmentCounter

% Output
%  nHeuristic       Returns the index associated with the chosen heuristic.
%                    For example, 1 = 2-Opt Heuristic, 2 = 3-opt Heuristic,
%                    3 = Greedy Assignment Heuristic, etc

    % Variables
    %  afProbabilities       Vector of probabilities of each heuristic being selected
    %  fHeuristicWeightSum   The sum of the weights from
    %                           WeightInfo.nSegmentCounter
    %  anSize                The dimensions of the aafWeights attribute

    % Calculate the size
    anSize = size(WeightInfo.aafWeights);

    % Calculate vector of probabilities
    fHeuristicWeightSum = 0; 
    for i = 1 : anSize(2)
        fHeuristicWeightSum = fHeuristicWeightSum + ... 
            WeightInfo.aafWeights(WeightInfo.nSegmentCounter, i); 
    end
    
    afProbabilities = ...
        WeightInfo.aafWeights(WeightInfo.nSegmentCounter, :) / fHeuristicWeightSum; 

    % Split interval 
    afBoundaries = [0]; 

    for i = 1 : length(afProbabilities)
        afBoundaries(i+1) = afBoundaries(i) + afProbabilities(i);
    end
    
    % Randomly select one
    fRand = rand(); 

    % Map the rand # to nHeuristic
    for i = 1 : length(afBoundaries)
        if fRand >= afBoundaries(i)
            nHeuristic = i; 
        end
    end      
end

function[ solnNew ] = apply_heuristic_2_opt( solnCurr, C0, aafDistances )
% This function will implement the 2-opt heuristic which will swap two
% customers within the vector of Parts 1 and 2. The customers are selected
% randomly for the 2-Opt method. Chainging the values in Parts 1 and 2
% while keeping the values in Parts 3 and 4 unchanged may lead to an
% infeasible solution due to the flight range constraint. In the case of
% infeasibility, we use the DRONE PLANNER HEURISTIC. 

% Input
%  solnCurr       The current solution 
%  C0             The locations (coordinates) of the customers
%  aafDistances   The distances between customer node

% Output
%  solnBest   The best solution our algorithm was able to determine

    % Variables
    %  nCustA      Randomly selected customer integer
    %  nCustB      Randomly selected customer integer
    %  nCustomers  Number of customers
    %  nIndA1      Index of customer A if in part 1 (-1 if not in part 1)
    %  nIndB1      Index of customer B if in part 1 (-1 if not in part 1)
    %  nIndA2      Index of customer A if in part 2 (-1 if not in part 1)
    %  nIndB2      Index of customer B if in part 2 (-1 if not in part 1)

    % Get the number of customers
    nCustomers = length(solnCurr.anPart1) - 2; 

    for i = 1 : length(solnCurr.anPart2) 
        if solnCurr.anPart2(i) ~= -1
            nCustomers = nCustomers + 1; 
        end
    end
    
    % Get customers to be swapped
    nCustA = randi([1, nCustomers]); % Ignore the 2 zeros
    nCustB = randi([1, nCustomers]);
    
    while nCustB == nCustA
        nCustB = randi([1, nCustomers]);
    end

    % Find which slot in either part1 or part2 each of A & B are at
    % Part 1
    nIndA1 = -1; 
    nIndB1 = -1; 
    for nIndex = 1 : length(solnCurr.anPart1)
        if nCustA == solnCurr.anPart1(nIndex)
            nIndA1 = nIndex;
        end

        if nCustB == solnCurr.anPart1(nIndex) 
            nIndB1 = nIndex;
        end
    end

    % Part 2
    nIndA2 = -1; 
    nIndB2 = -1; 
    for nIndex = 1 : length(solnCurr.anPart2)
        if nCustA == solnCurr.anPart2(nIndex)
            nIndA2 = nIndex; 
        end

        if nCustB == solnCurr.anPart2(nIndex)
            nIndB2 = nIndex; 
        end
    end

    % Create solnNew and swap the two variables
    solnNew = solnCurr; 

    % customer a in part 1 and customer b in part 2
    if nIndA1 ~= -1 && nIndB2 ~= -1
        tempCust = solnNew.anPart1(nIndA1); 
        solnNew.anPart1(nIndA1) = solnNew.anPart2(nIndB2); 
        solnNew.anPart2(nIndB2) = tempCust; 

    % customer a in part 2 and customer b in part 1
    elseif nIndA2 ~= -1 && nIndB1 ~= -1
        tempCust = solnNew.anPart2(nIndA2); 
        solnNew.anPart2(nIndA2) = solnNew.anPart1(nIndB1); 
        solnNew.anPart1(nIndB1) = tempCust; 

    % customer a and b are in part 1
    elseif nIndA1 ~= -1 && nIndB1 ~= -1
        tempCust = solnNew.anPart1(nIndA1); 
        solnNew.anPart1(nIndA1) = solnNew.anPart1(nIndB1); 
        solnNew.anPart1(nIndB1) = tempCust; 

    % customer a and b are in part 2
    elseif nIndA2 ~= -1 && nIndB2 ~= -1
        tempCust = solnNew.anPart2(nIndA2);
        solnNew.anPart2(nIndA2) = solnNew.anPart2(nIndB2); 
        solnNew.anPart2(nIndB2) = tempCust; 
    end


   % Check the feasibility
   bFeasible = check_feasibility(solnNew, C0, aafDistances); 
   if bFeasible == 0
       solnNew = apply_heuristic_7_drone_planner(solnNew, C0, aafDistances); 

       if check_feasibility(solnNew, C0, aafDistances) == 0
           solnNew = solnCurr; 
       end
   end
end

function[ solnNew ] = apply_heuristic_7_drone_planner(solnIn, C0, aafDistances) 
% This function will apply the drone planner heuristic. 

% Input
%   solnIn          The input solution structure
%   C0              The locations (coordinates) of the customers
%   aafDistances    Matrix of all distances between nodes
% Output
%   solnNew         The new solution created from the drone planner
%                       heuristic

    % Variables
    %   P_j         Nested structure that contains every (i, s) combination
    %               where i, s in V (set of all nodes in the network) &&
    %               the flight from i to j to s is in range (< L) && i and
    %               s are truck customers && i is served before s
    %  nDrones      Number of drones           

    solnNew = solnIn; 
    % Count the number of drones
    if isempty(solnIn.anPart2)
        nDrones = 0; 
    else
        nDrones = 1; 
        i = 1; 
        while i < length(solnIn.anPart2) 
            if solnIn.anPart2(i) == -1 
                nDrones = nDrones + 1; 
            end
            i = i + 1; 
        end
    end

    % Remove all UAV flights from S_out
    solnNew.anPart2(1) = []; 
    solnNew


    % Create the P_j structure
    n = length(solnIn.anPart1) - 1; 
    
    iDroneCustomer = 1; 
    for iDrone = 1 : nDrones
        while iDroneCustomer < length(solnIn.anPart2) && solnIn.anPart2(iDroneCustomer) ~= -1           
            iRow = 1; 
%             P_j(iDrone).Customer(solnIn.anPart2(iDroneCustomer)).aanCust = zeros(n*(n+1)/2, 2); % the number of possible permutations
            for iLeaving = 1 : length(solnIn.anPart1) - 1  % subtract 1 because it drone can't leave from last spot
                for sReturning = iLeaving + 1 : length(solnIn.anPart1)
                    % Only add solution if it is feasible
                    if check_flight_validity(aafDistances, solnIn.anPart1(iLeaving), solnIn.anPart2(iDroneCustomer), solnIn.anPart1(sReturning))
%                         P_j(iDrone).Customer(solnIn.anPart2(iDroneCustomer)).aanCust(iRow, :) = ...
%                         [solnIn.anPart1(iLeaving), solnIn.anPart1(sReturning)];
                        P_j(iDrone).Customer(solnIn.anPart2(iDroneCustomer)).aanCust(iRow, :) = ...
                        [iLeaving, sReturning];
                        iRow = iRow + 1;
                    end
                    
                end
                
            end
            iDroneCustomer = iDroneCustomer + 1; 
        end
        iDroneCustomer = iDroneCustomer + 1; 
    end


    
    
    % Run algorithm
    for iteration = 1 : 10
        P_jCopy = P_j; 
        iDrone = 1; 
        bDone = 0; 
        iDroneCustomer = 1; 
        while iDrone < nDrones && bDone ~= 1
            while iDroneCustomer < length(solnNew.anPart2) && solnNew.anPart2(iDroneCustomer) ~= -1 && bDone ~= -1
                % Randomly pick (i, s) from P_c (if possible)
%                 fprintf("iDrone: %d\n", iDrone)
%                 fprintf("Customer: %d\n", solnNew.anPart2(iDroneCustomer))
                anDimensions = size(P_jCopy(iDrone).Customer(solnNew.anPart2(iDroneCustomer)).aanCust);

                if anDimensions(1) == 0
                    bDone = 1; 
                else
                    nRows = anDimensions(1); 
 
                    nRandRow = randi(nRows);
                    nRandi = P_jCopy(iDrone).Customer(solnNew.anPart2(iDroneCustomer)).aanCust(nRandRow, 1);
                    nRands = P_jCopy(iDrone).Customer(solnNew.anPart2(iDroneCustomer)).aanCust(nRandRow, 2);

                    
                    % Assign launch i and reconvene s locations to customer j
                    solnNew.anPart3(iDroneCustomer) = nRandi; 
                    solnNew.anPart4(iDroneCustomer) = nRands;
                    

                    % Update P_jCopy according to the previously assigned flights to UAV_u
                    iTempRow = 1; 
                    for iRow = 1 : nRows
                        i = P_jCopy(iDrone).Customer(solnNew.anPart2(iDroneCustomer)).aanCust(iRow, 1);
                        s = P_jCopy(iDrone).Customer(solnNew.anPart2(iDroneCustomer)).aanCust(iRow, 2); 

                        if i < nRandi && s <= nRandi
                            P_jCopy2(iDrone).Customer(solnIn.anPart2(iDroneCustomer)).aanCust(iTempRow, :) = ...
                            [i, s];
                            iTempRow = iTempRow + 1; 
                        elseif i >= nRands && s > nRandi
                            P_jCopy2(iDrone).Customer(solnIn.anPart2(iDroneCustomer)).aanCust(iTempRow, :) = ...
                            [i, s];
                            iTempRow = iTempRow + 1; 
                        else
                            bOk = 0; 
                        end
                        
                        anDimensions = size(P_jCopy(iDrone).Customer(solnNew.anPart2(iDroneCustomer)).aanCust);
                        if iRow == nRows && anDimensions(1) == 0
                            P_jCopy2 = P_jCopy; 
                        end

                    end
                    
                    % Actually update P_jCopy
                    P_jCopy(iDrone).Customer(solnNew.anPart2(iDroneCustomer)).aanCust = P_jCopy2(iDrone).Customer(solnNew.anPart2(iDroneCustomer)).aanCust;

                    % Iterate iDroneCustomer
                    iDroneCustomer = iDroneCustomer + 1; 
                end
            end
            iDrone = iDrone + 1; 
        end
    end







    
end
